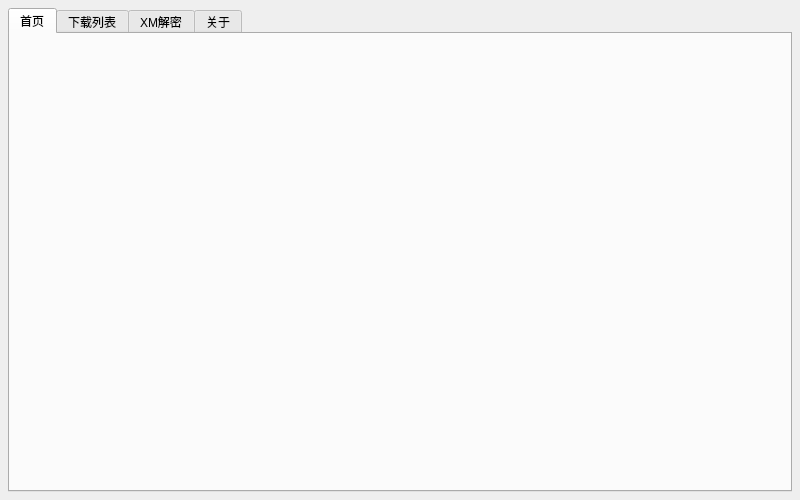
<?xml version="1.0" encoding="UTF-8"?>
<ui version="4.0">
 <class>MainWindow</class>
 <widget class="QMainWindow" name="MainWindow">
  <property name="geometry">
   <rect>
    <x>0</x>
    <y>0</y>
    <width>800</width>
    <height>500</height>
   </rect>
  </property>
  <property name="minimumSize">
   <size>
    <width>600</width>
    <height>375</height>
   </size>
  </property>
  <property name="maximumSize">
   <size>
    <width>8000</width>
    <height>5000</height>
   </size>
  </property>
  <property name="windowTitle">
   <string>Ximalaya-Downloader</string>
  </property>
  <widget class="QWidget" name="centralwidget">
   <property name="minimumSize">
    <size>
     <width>600</width>
     <height>375</height>
    </size>
   </property>
   <property name="maximumSize">
    <size>
     <width>8000</width>
     <height>5000</height>
    </size>
   </property>
   <widget class="QTabWidget" name="tabWidget">
    <property name="geometry">
     <rect>
      <x>8</x>
      <y>8</y>
      <width>784</width>
      <height>484</height>
     </rect>
    </property>
    <property name="currentIndex">
     <number>0</number>
    </property>
    <widget class="QWidget" name="tab">
     <attribute name="title">
      <string>首页</string>
     </attribute>
    </widget>
    <widget class="QWidget" name="tab_3">
     <attribute name="title">
      <string>下载列表</string>
     </attribute>
    </widget>
    <widget class="QWidget" name="tab_4">
     <attribute name="title">
      <string>XM解密</string>
     </attribute>
    </widget>
    <widget class="QWidget" name="tab_2">
     <attribute name="title">
      <string>关于</string>
     </attribute>
    </widget>
   </widget>
  </widget>
  <widget class="QMenuBar" name="menubar">
   <property name="geometry">
    <rect>
     <x>0</x>
     <y>0</y>
     <width>0</width>
     <height>0</height>
    </rect>
   </property>
   <property name="maximumSize">
    <size>
     <width>0</width>
     <height>0</height>
    </size>
   </property>
  </widget>
  <widget class="QStatusBar" name="statusbar">
   <property name="maximumSize">
    <size>
     <width>0</width>
     <height>0</height>
    </size>
   </property>
  </widget>
 </widget>
 <resources/>
 <connections/>
</ui>
